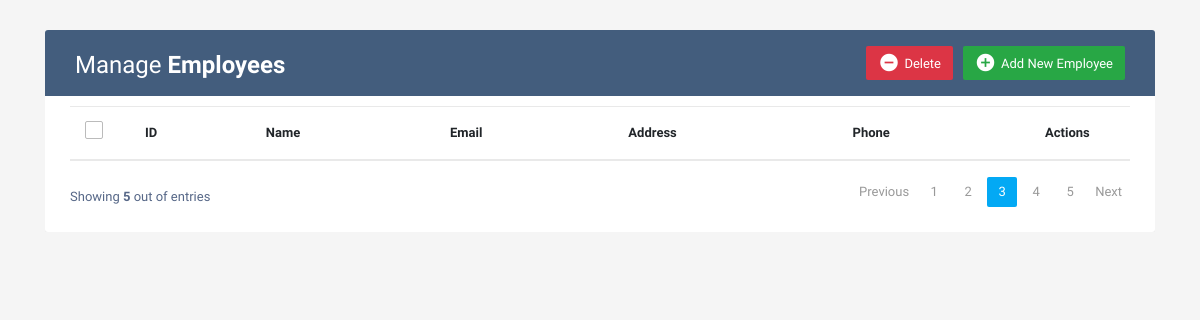
Before: / with the older database file.
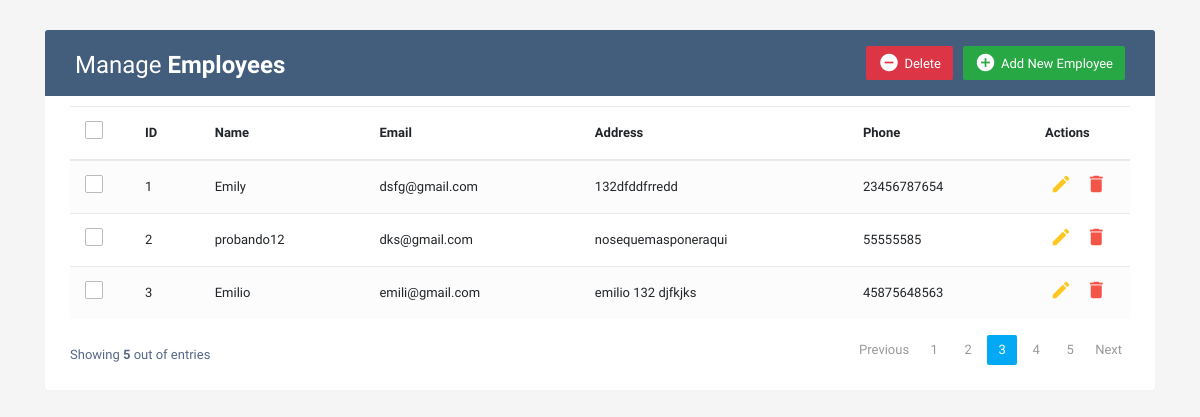
After: the same page with the newer database file.
### models.py (models this page shows, shortened)
class User(db.Model):
    _id = db.Column("id", db.Integer, primary_key = True, )
    name = db.Column(db.String(100))
    email = db.Column(db.String(100))
    address = db.Column(db.String(200))
    phone = db.Column(db.Integer)

### app.py (the view)
@app.route("/", methods=["POST", "GET"])
def home():
    all_data = User.query.all()
    return render_template("index.html", users = all_data)

### templates/index.html (shortened to what this page needs)
{% extends "base.html" %}
{% block data %}
{% for row in users %}
<tr>
    <td>
        <span class="custom-checkbox">
            <label for="checkbox1"></label>
        </span>
    </td>
    <td>{{row._id}}</td>
    <td>{{row.name}}</td>
    <td>{{row.email}}</td>
    <td>{{row.address}}</td>
    <td>{{row.phone}}</td>
    <td>
        <a href="#editEmployeeModal{{row._id}}" class="edit" data-toggle="modal"><i class="material-icons" data-toggle="tooltip" title="Edit">&#xE254;</i></a>
        <a href="#deleteEmployeeModal{{row._id}}" class="delete" data-toggle="modal"><i class="material-icons" data-toggle="tooltip" title="Delete">&#xE872;</i></a>
    </td>
</tr>
{% endfor %}
{% endblock %}

### templates/base.html (shortened to what this page needs)
<!DOCTYPE html>
<html lang="en">
<head>
<link rel="stylesheet" href="https://stackpath.bootstrapcdn.com/bootstrap/4.5.0/css/bootstrap.min.css">
<link rel="stylesheet" href="https://maxcdn.bootstrapcdn.com/font-awesome/4.7.0/css/font-awesome.min.css">
<link rel="stylesheet" href="/static/main.css">
</head>
<body>
<div class="container-xl">
	<div class="table-responsive">
		<div class="table-wrapper">
			<div class="table-title">
				<div class="row">
					<div class="col-sm-6">
						<h2>Manage <b>Employees</b></h2>
					</div>
					<div class="col-sm-6">
						<a href="#addEmployeeModal" class="btn btn-success" data-toggle="modal"><i class="material-icons">&#xE147;</i> <span>Add New Employee</span></a>
						<a href="#deleteEmployeeModal" class="btn btn-danger" data-toggle="modal"><i class="material-icons">&#xE15C;</i> <span>Delete</span></a>
					</div>
				</div>
			</div>
			<table class="table table-striped table-hover">
				<thead>
					<tr>
						<th>
							<span class="custom-checkbox">
								<label for="selectAll"></label>
							</span>
						</th>
						<th>ID</th>
						<th>Name</th>
						<th>Email</th>
						<th>Address</th>
						<th>Phone</th>
						<th>Actions</th>
					</tr>
				</thead>
				<tbody>
					{% block data %}
					{% endblock %}
				</tbody>
			</table>
			<div class="clearfix">
				<div class="hint-text">Showing <b>5</b> out of <b>{{total}}</b> entries</div>
				<ul class="pagination">
					<li class="page-item disabled"><a href="#">Previous</a></li>
					<li class="page-item"><a href="#" class="page-link">1</a></li>
					<li class="page-item"><a href="#" class="page-link">2</a></li>
					<li class="page-item active"><a href="#" class="page-link">3</a></li>
					<li class="page-item"><a href="#" class="page-link">4</a></li>
					<li class="page-item"><a href="#" class="page-link">5</a></li>
					<li class="page-item"><a href="#" class="page-link">Next</a></li>
				</ul>
			</div>
		</div>
	</div>
</div>
</body>
</html>

### static/main.css (style rules this page uses)
body { color: #566787; background: #f5f5f5; font-family: 'Varela Round', sans-serif; font-size: 13px; }
.table-responsive { margin: 30px 0; }
.table-wrapper { background: #fff; padding: 20px 25px; border-radius: 3px; min-width: 1000px; box-shadow: 0 1px 1px rgba(0,0,0,.05); }
.table-title { padding-bottom: 15px; background: #435d7d; color: #fff; padding: 16px 30px; min-width: 100%; margin: -20px -25px 10px; border-radius: 3px 3px 0 0; }
.table-title h2 { margin: 5px 0 0; font-size: 24px; }
.table-title .btn { color: #fff; float: right; font-size: 13px; border: none; min-width: 50px; border-radius: 2px; border: none; outline: none !important; margin-left: 10px; }
.table-title .btn i { float: left; font-size: 21px; margin-right: 5px; }
.table-title .btn span { float: left; margin-top: 2px; }
table.table tr th, table.table tr td { border-color: #e9e9e9; padding: 12px 15px; vertical-align: middle; }
table.table tr th:first-child { width: 60px; }
table.table tr th:last-child { width: 100px; }
table.table-striped tbody tr:nth-of-type(odd) { background-color: #fcfcfc; }
table.table td:last-child i { opacity: 0.9; font-size: 22px; margin: 0 5px; }
table.table td a { font-weight: bold; color: #566787; display: inline-block; text-decoration: none; outline: none !important; }
table.table td a.edit { color: #FFC107; }
table.table td a.delete { color: #F44336; }
table.table td i { font-size: 19px; }
.pagination { float: right; margin: 0 0 5px; }
.pagination li a { border: none; font-size: 13px; min-width: 30px; min-height: 30px; color: #999; margin: 0 2px; line-height: 30px; border-radius: 2px !important; text-align: center; padding: 0 6px; }
.pagination li.active a, .pagination li.active a.page-link { background: #03A9F4; }
.hint-text { float: left; margin-top: 10px; font-size: 13px; }
.custom-checkbox { position: relative; }
.custom-checkbox label:before { width: 18px; height: 18px; }
.custom-checkbox label:before { content: ''; margin-right: 10px; display: inline-block; vertical-align: text-top; background: white; border: 1px solid #bbb; border-radius: 2px; box-sizing: border-box; z-index: 2; }

Changed rows visible on the page:
added User: _id "1", name "Emily", email "dsfg@gmail.com", address "132dfddfrredd", phone "23456787654"
added User: _id "2", name "probando12", email "dks@gmail.com", address "nosequemasponeraqui", phone "55555585"
added User: _id "3", name "Emilio", email "emili@gmail.com", address "emilio 132 djfkjks", phone "45875648563"
